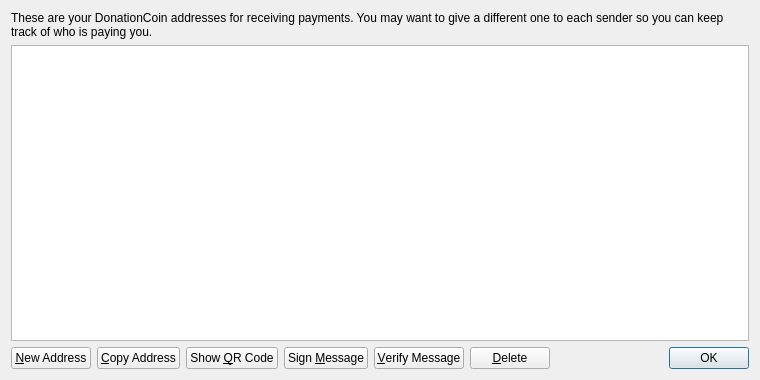
<?xml version="1.0" encoding="UTF-8"?>
<ui version="4.0">
 <class>AddressBookPage</class>
 <widget class="QWidget" name="AddressBookPage">
  <property name="geometry">
   <rect>
    <x>0</x>
    <y>0</y>
    <width>760</width>
    <height>380</height>
   </rect>
  </property>
  <property name="windowTitle">
   <string>Address Book</string>
  </property>
  <layout class="QVBoxLayout" name="verticalLayout">
   <item>
    <widget class="QLabel" name="labelExplanation">
     <property name="text">
      <string>These are your DonationCoin addresses for receiving payments. You may want to give a different one to each sender so you can keep track of who is paying you.</string>
     </property>
     <property name="textFormat">
      <enum>Qt::PlainText</enum>
     </property>
     <property name="wordWrap">
      <bool>true</bool>
     </property>
    </widget>
   </item>
   <item>
    <widget class="QTableView" name="tableView">
     <property name="contextMenuPolicy">
      <enum>Qt::CustomContextMenu</enum>
     </property>
     <property name="toolTip">
      <string>Double-click to edit address or label</string>
     </property>
     <property name="tabKeyNavigation">
      <bool>false</bool>
     </property>
     <property name="alternatingRowColors">
      <bool>true</bool>
     </property>
     <property name="selectionMode">
      <enum>QAbstractItemView::SingleSelection</enum>
     </property>
     <property name="selectionBehavior">
      <enum>QAbstractItemView::SelectRows</enum>
     </property>
     <property name="sortingEnabled">
      <bool>true</bool>
     </property>
     <attribute name="verticalHeaderVisible">
      <bool>false</bool>
     </attribute>
    </widget>
   </item>
   <item>
    <layout class="QHBoxLayout" name="horizontalLayout">
     <item>
      <widget class="QPushButton" name="newAddressButton">
       <property name="toolTip">
        <string>Create a new address</string>
       </property>
       <property name="text">
        <string>&amp;New Address</string>
       </property>
       <property name="icon">
        <iconset resource="../bitcoin.qrc">
         <normaloff>:/icons/add</normaloff>:/icons/add</iconset>
       </property>
      </widget>
     </item>
     <item>
      <widget class="QPushButton" name="copyToClipboard">
       <property name="toolTip">
        <string>Copy the currently selected address to the system clipboard</string>
       </property>
       <property name="text">
        <string>&amp;Copy Address</string>
       </property>
       <property name="icon">
        <iconset resource="../bitcoin.qrc">
         <normaloff>:/icons/editcopy</normaloff>:/icons/editcopy</iconset>
       </property>
      </widget>
     </item>
     <item>
      <widget class="QPushButton" name="showQRCode">
       <property name="text">
        <string>Show &amp;QR Code</string>
       </property>
       <property name="icon">
        <iconset resource="../bitcoin.qrc">
         <normaloff>:/icons/qrcode</normaloff>:/icons/qrcode</iconset>
       </property>
      </widget>
     </item>
     <item>
      <widget class="QPushButton" name="signMessage">
       <property name="toolTip">
        <string>Sign a message to prove you own a DonationCoin address</string>
       </property>
       <property name="text">
        <string>Sign &amp;Message</string>
       </property>
       <property name="icon">
        <iconset resource="../bitcoin.qrc">
         <normaloff>:/icons/edit</normaloff>:/icons/edit</iconset>
       </property>
      </widget>
     </item>
     <item>
      <widget class="QPushButton" name="verifyMessage">
       <property name="toolTip">
        <string>Verify a message to ensure it was signed with a specified DonationCoin address</string>
       </property>
       <property name="text">
        <string>&amp;Verify Message</string>
       </property>
       <property name="icon">
        <iconset resource="../bitcoin.qrc">
         <normaloff>:/icons/transaction_0</normaloff>:/icons/transaction_0</iconset>
       </property>
      </widget>
     </item>
     <item>
      <widget class="QPushButton" name="deleteButton">
       <property name="toolTip">
        <string>Delete the currently selected address from the list</string>
       </property>
       <property name="text">
        <string>&amp;Delete</string>
       </property>
       <property name="icon">
        <iconset resource="../bitcoin.qrc">
         <normaloff>:/icons/remove</normaloff>:/icons/remove</iconset>
       </property>
      </widget>
     </item>
     <item>
      <spacer name="horizontalSpacer">
       <property name="orientation">
        <enum>Qt::Horizontal</enum>
       </property>
       <property name="sizeHint" stdset="0">
        <size>
         <width>40</width>
         <height>20</height>
        </size>
       </property>
      </spacer>
     </item>
     <item>
      <widget class="QDialogButtonBox" name="buttonBox">
       <property name="sizePolicy">
        <sizepolicy hsizetype="Maximum" vsizetype="Fixed">
         <horstretch>0</horstretch>
         <verstretch>0</verstretch>
        </sizepolicy>
       </property>
       <property name="standardButtons">
        <set>QDialogButtonBox::Ok</set>
       </property>
      </widget>
     </item>
    </layout>
   </item>
  </layout>
 </widget>
 <resources>
  <include location="../bitcoin.qrc"/>
 </resources>
 <connections/>
</ui>
